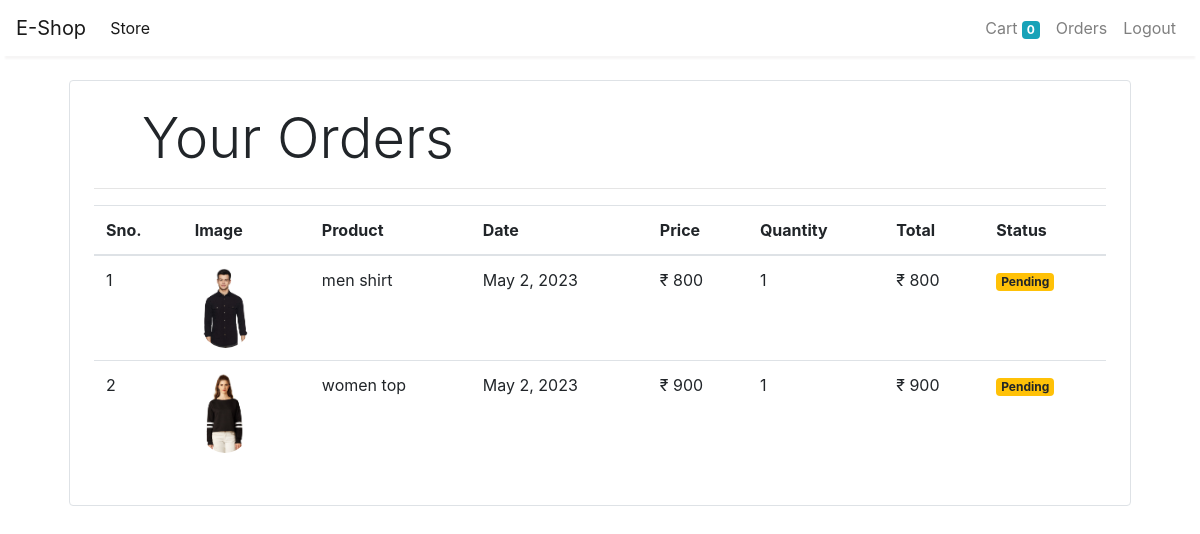
The page /orders (signed in) on the database its author committed.
### store/models/orders.py (models this page shows, shortened)
class Order(models.Model):
    product = models.ForeignKey(Product,
                                on_delete=models.CASCADE)
    customer = models.ForeignKey(Customer,
                                 on_delete=models.CASCADE)
    quantity = models.IntegerField(default=1)
    price = models.IntegerField()
    address = models.CharField(max_length=50, default='', blank=True)
    phone = models.CharField(max_length=50, default='', blank=True)
    date = models.DateField(default=datetime.datetime.today)
    status = models.BooleanField(default=False)
    @staticmethod
    def get_orders_by_customer(customer_id):
        return Order.objects.filter(customer=customer_id).order_by('-date')

### store/models/product.py (models this page shows, shortened)
class Product(models.Model):
    name = models.CharField(max_length=50)
    price = models.IntegerField(default=0)
    category = models.ForeignKey(Category, on_delete=models.CASCADE, default=1)
    description = models.CharField(max_length=200, default='' , null=True , blank=True)
    image = models.ImageField(upload_to='uploads/products/')

### store/middlewares/auth.py (the view)
    def middleware(request):
        print(request.session.get('customer'))
        returnUrl = request.META['PATH_INFO']
        print(request.META['PATH_INFO'])
        if not request.session.get('customer'):
           return redirect(f'login?return_url={returnUrl}')
        response = get_response(request)
        return response

### store/templatetags/custom_filter.py (called while the page is built)
@register.filter(name='currency')
def currency(number):
    return "₹ "+str(number)

@register.filter(name='multiply')
def multiply(number , number1):
    return number * number1

### store/views/orders.py (called while the page is built)
    def get(self , request ):
        customer = request.session.get('customer')
        orders = Order.get_orders_by_customer(customer)
        print(orders)
        return render(request , 'orders.html'  , {'orders' : orders})

### store/templates/orders.html
{% extends 'base.html' %}
{% block content %}
{% load cart %}
{% load custom_filter %}
<div class="container">
   <div class="border rounded p-4 m-4">
        <p class="display-4 pl-4 ml-4">Your Orders</p>
        <hr>
        <table class="table">
            <thead>
                <tr>
                    <th>Sno.</th>
                    <th>Image</th>
                    <th>Product</th>
                    <th>Date</th>
                    <th>Price</th>
                    <th>Quantity</th>
                    <th>Total</th>
                    <th>Status</th>
                </tr>
            </thead>
            <tbody>
                {% for order in orders %}
                <tr>
                    <td>{{forloop.counter}}</td>
                    <td><img style="height: 80px;" class="rounded-circle" src="{{order.product.image.url}}" alt=""></td>
                    <td>{{order.product.name}}</td>
                    <td>{{order.date}}</td>
                    <td>{{order.price|currency}}</td>
                    <td>{{order.quantity}}</td>
                    <td>{{order.quantity|multiply:order.price|currency}}</td>
                    {% if order.status %}
                    <td><small class="badge badge-success">Completed</small></td>
                    {%else%}
                    <td><small class="badge badge-warning">Pending</small></td>
                    {% endif %}
                </tr>
                {% endfor %}
            </tbody>
        </table>
   </div>
</div>
{% endblock %}

### store/templates/base.html (shortened to what this page needs)
<!doctype html>
<html lang="en">
<head>
  <link rel="stylesheet" href="https://maxcdn.bootstrapcdn.com/bootstrap/4.0.0/css/bootstrap.min.css"
>
</head>
<body>
  <nav class="one-edge-shadow
  sticky-top navbar
  navbar-expand-lg
   navbar-light bg-white">
    <a class="navbar-brand" href="/">E-Shop</a>
    <div class="collapse navbar-collapse" id="navbarSupportedContent">
      <ul class="navbar-nav mr-auto">
        <li class="nav-item active">
          <a class="nav-link" href="/store">Store <span class="sr-only">(current)</span></a>
        </li>
      </ul>
      <ul class=" navbar-nav my-2 my-lg-0">
        <li class="nav-item ">
          <a class="nav-link" href="/cart">Cart
            <span class="badge badge-info">{{request.session.cart.keys|length}}</span>
            <span class="sr-only">(current)</span></a>
        </li>
        {% if request.session.customer %}
        <li class="nav-item ">
          <a class="nav-link" href="/orders">Orders<span class="sr-only">(current)</span></a>
        </li>
        <li class="nav-item ">
          <a class="nav-link" href="/logout">Logout<span class="sr-only">(current)</span></a>
        </li>
        {% endif %}
      </ul>
    </div>
  </nav>
    {% block content %}{% endblock %}
</body>
</html>

### store/templates/base.html (style rules this page uses)
nav { background-color: white; }
.one-edge-shadow { box-shadow: 0 8px 2px -5px rgb(246, 245, 245); }

### rows shown on the page
Order: product.image (picture), product.name "men shirt", date "May 2, 2023", price "₹ 800", quantity "1", quantity|multiply "₹ 800", status "Pending"
Order: product.image (picture), product.name "women top", date "May 2, 2023", price "₹ 900", quantity "1", quantity|multiply "₹ 900", status "Pending"

### other values the page prints
{{ request.session.cart.keys|length }} "0"
